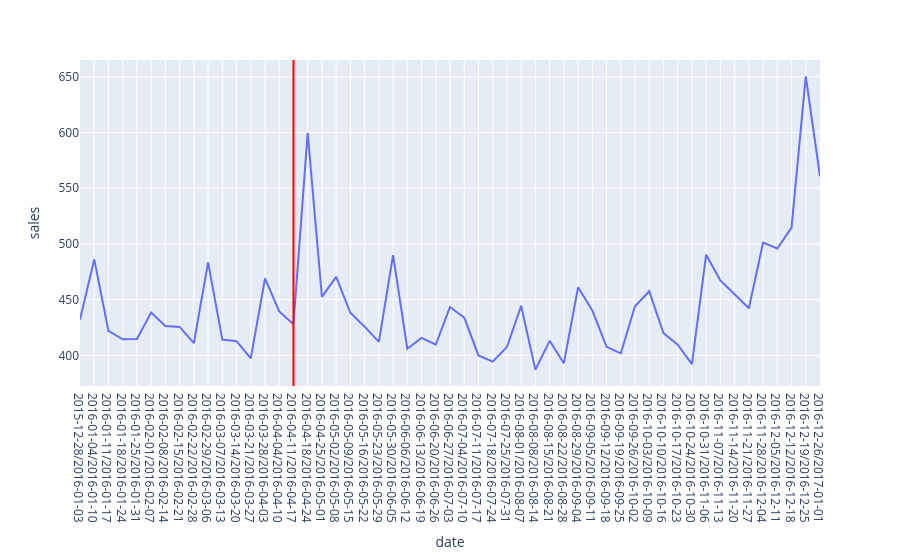

Source (notebook cell):
### Markdown cell above
Plotly is used here instead of Matplotlib because the date labels overlap on a weekly x-axis spanning a full year. With Plotly the chart is interactive: hovering over any point shows the exact week and mean sales value, making it easy to locate the earthquake week and the spike in the following week without sacrificing readability.

### Code cell
earthquake_sales_weeks.index = earthquake_sales_weeks.index.astype('str')
fig = px.line(earthquake_sales_weeks, x=earthquake_sales_weeks.index, y="sales")
fig.add_vline(x='2016-04-11/2016-04-17', line_color='red')
fig.show()

### Figure 1 — Plotly figure (JSON) as saved in the notebook; plotly's stock layout.template omitted (floating-point values rounded to 4 significant figures)
{"data": [{"hovertemplate": "date=%{x}<br>sales=%{y}<extra></extra>", "legendgroup": "", "line": {"color": "#636efa", "dash": "solid"}, "marker": {"symbol": "circle"}, "mode": "lines", "name": "", "orientation": "v", "showlegend": false, "type": "scatter", "x": ["2015-12-28/2016-01-03", "2016-01-04/2016-01-10", "2016-01-11/2016-01-17", "2016-01-18/2016-01-24", "2016-01-25/2016-01-31", "2016-02-01/2016-02-07", "2016-02-08/2016-02-14", "2016-02-15/2016-02-21", "2016-02-22/2016-02-28", "2016-02-29/2016-03-06", "2016-03-07/2016-03-13", "2016-03-14/2016-03-20", "2016-03-21/2016-03-27", "2016-03-28/2016-04-03", "2016-04-04/2016-04-10", "2016-04-11/2016-04-17", "2016-04-18/2016-04-24", "2016-04-25/2016-05-01", "2016-05-02/2016-05-08", "2016-05-09/2016-05-15", "2016-05-16/2016-05-22", "2016-05-23/2016-05-29", "2016-05-30/2016-06-05", "2016-06-06/2016-06-12", "2016-06-13/2016-06-19", "2016-06-20/2016-06-26", "2016-06-27/2016-07-03", "2016-07-04/2016-07-10", "2016-07-11/2016-07-17", "2016-07-18/2016-07-24", "2016-07-25/2016-07-31", "2016-08-01/2016-08-07", "2016-08-08/2016-08-14", "2016-08-15/2016-08-21", "2016-08-22/2016-08-28", "2016-08-29/2016-09-04", "2016-09-05/2016-09-11", "2016-09-12/2016-09-18", "2016-09-19/2016-09-25", "2016-09-26/2016-10-02", "2016-10-03/2016-10-09", "2016-10-10/2016-10-16", "2016-10-17/2016-10-23", "2016-10-24/2016-10-30", "2016-10-31/2016-11-06", "2016-11-07/2016-11-13", "2016-11-14/2016-11-20", "2016-11-21/2016-11-27", "2016-11-28/2016-12-04", "2016-12-05/2016-12-11", "2016-12-12/2016-12-18", "2016-12-19/2016-12-25", "2016-12-26/2017-01-01"], "xaxis": "x", "y": [432.1, 486.1, 422.0, 414.3, 414.6, 438.4, 426.3, 425.5, 411.0, 483.4, 414.1, 412.7, 397.3, 469.0, 439.3, 427.9, 599.7, 452.5, 470.3, 438.2, 425.7, 412.0, 489.9, 405.9, 415.6, 409.6, 443.4, 433.9, 399.9, 394.3, 407.4, 444.4, 387.1, 413.0, 392.9, 461.0, 440.3, 407.6, 401.7, 444.1, 457.5, 419.9, 409.5, 392.1, 490.3, 467.2, 454.7, 442.2, 501.2, 495.9, 514.7, 650.5, 560.6], "yaxis": "y"}], "layout": {"legend": {"tracegroupgap": 0}, "margin": {"t": 60}, "shapes": [{"line": {"color": "red"}, "type": "line", "x0": "2016-04-11/2016-04-17", "x1": "2016-04-11/2016-04-17", "xref": "x", "y0": 0, "y1": 1, "yref": "y domain"}], "xaxis": {"anchor": "y", "domain": [0, 1], "title": {"text": "date"}}, "yaxis": {"anchor": "x", "domain": [0, 1], "title": {"text": "sales"}}}}
